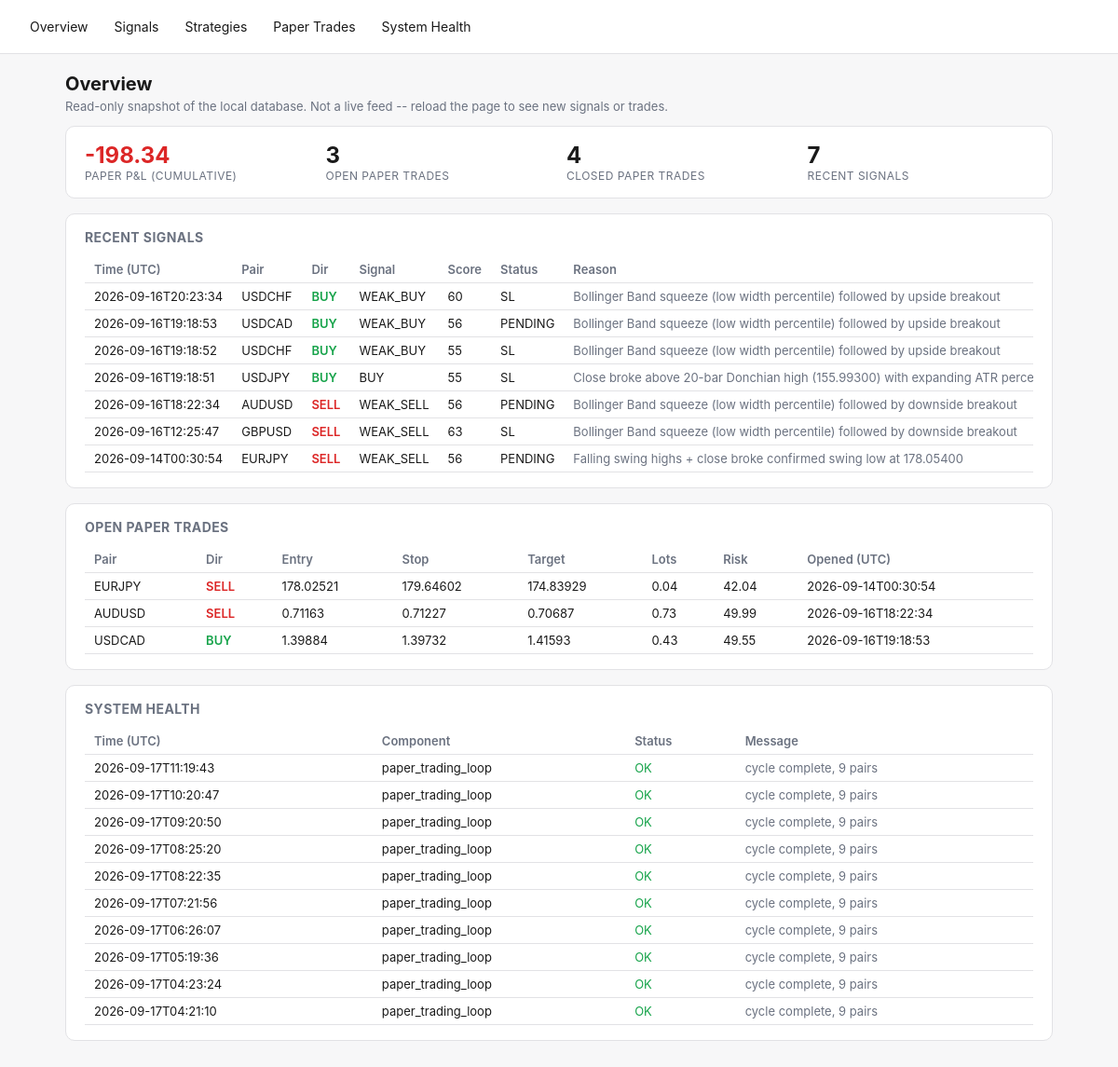
Before: / with the older database file.
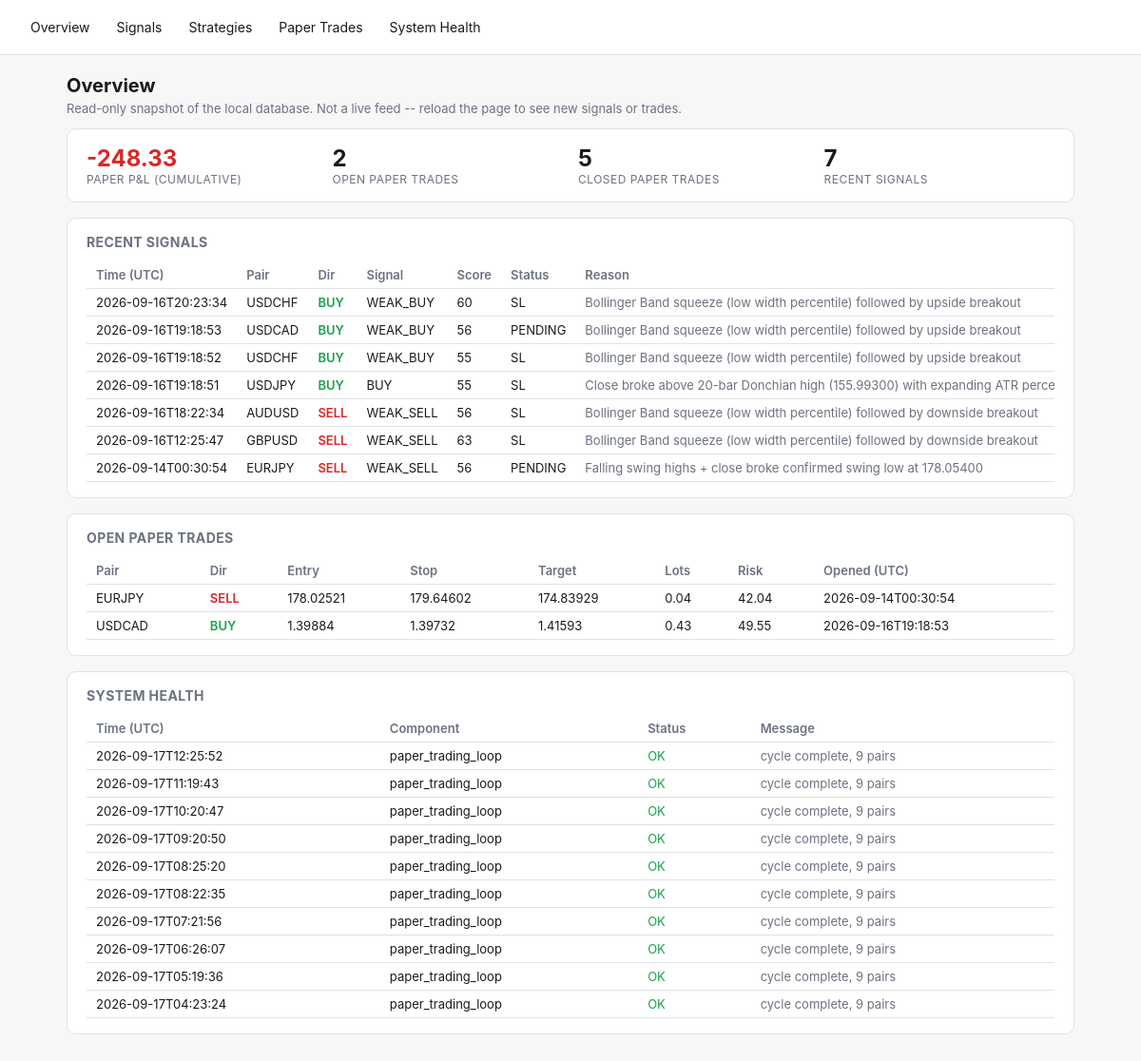
After: the same page with the newer database file.
### tables this page shows
CREATE TABLE signal_outcomes (
    signal_id TEXT PRIMARY KEY REFERENCES signals(id),
    resolved_at TEXT,
    outcome TEXT,          -- TP | SL | EXPIRED | INVALIDATED
    exit_price REAL,
    pnl_r REAL
);

CREATE TABLE signals (
    id TEXT PRIMARY KEY,
    pair TEXT NOT NULL,
    direction TEXT NOT NULL,
    overall_signal TEXT NOT NULL,
    score REAL NOT NULL,
    entry_low REAL, entry_high REAL, stop_loss REAL,
    take_profit_1 REAL, take_profit_2 REAL,
    spread_pips REAL,
    regime TEXT,
    strategies_agree_json TEXT,
    reason TEXT,
    status TEXT NOT NULL DEFAULT 'PENDING',
    created_at TEXT NOT NULL
, timeframe TEXT NOT NULL DEFAULT 'H4');

CREATE TABLE paper_trades (
    id INTEGER PRIMARY KEY AUTOINCREMENT,
    signal_id TEXT REFERENCES signals(id),
    pair TEXT NOT NULL,
    direction TEXT NOT NULL,
    entry_time TEXT NOT NULL,
    entry_price REAL NOT NULL,
    stop_loss REAL NOT NULL,
    take_profit REAL NOT NULL,
    lots REAL,                 -- position size at entry (fx_engine.position_sizing), if it could be computed
    risk_amount REAL,          -- dollar amount risked at entry, lots * stop_distance * pip_value
    exit_time TEXT,
    exit_price REAL,
    exit_reason TEXT,
    pnl_r REAL,
    pnl_amount REAL,           -- real dollar P&L = pnl_r * risk_amount (NULL if risk_amount unknown)
    created_at TEXT NOT NULL
, timeframe TEXT NOT NULL DEFAULT 'H4');

CREATE TABLE system_health (
    id INTEGER PRIMARY KEY AUTOINCREMENT,
    component TEXT NOT NULL,
    status TEXT NOT NULL,       -- OK | WARN | ERROR
    message TEXT,
    checked_at TEXT NOT NULL
);

### fx_engine/dashboard.py (the view)
    @app.route("/")
    def overview():
        d = get_db()
        signals = d.recent_signals(limit=10)
        health = d.recent_health(limit=10)
        open_trades = d.open_paper_trades()
        curve = d.paper_equity_curve()
        latest_equity = curve[-1]["cumulative"] if curve else 0.0
        return render_template(
            "overview.html", signals=signals, health=health, open_trades=open_trades,
            latest_equity=latest_equity, total_closed=len(curve),
        )

### fx_engine/db.py (called while the page is built)
    @contextmanager
    def _conn(self):
        conn = sqlite3.connect(self.path)
        conn.row_factory = sqlite3.Row
        try:
            yield conn
            conn.commit()
        finally:
            conn.close()

    def open_paper_trades(self) -> list[dict]:
        with self._conn() as conn:
            rows = conn.execute("SELECT * FROM paper_trades WHERE exit_time IS NULL").fetchall()
        return [dict(r) for r in rows]

    def recent_signals(self, limit: int = 50) -> list[dict]:
        with self._conn() as conn:
            rows = conn.execute(
                """SELECT s.*, o.outcome, o.pnl_r AS outcome_pnl_r, o.exit_price AS outcome_exit_price
                   FROM signals s LEFT JOIN signal_outcomes o ON o.signal_id = s.id
                   ORDER BY s.created_at DESC LIMIT ?""",
                (limit,),
            ).fetchall()
        return [dict(r) for r in rows]

    def recent_health(self, limit: int = 50) -> list[dict]:
        with self._conn() as conn:
            rows = conn.execute(
                "SELECT * FROM system_health ORDER BY id DESC LIMIT ?", (limit,),
            ).fetchall()
        return [dict(r) for r in rows]

### fx_engine/templates/overview.html (shortened to what this page needs)
{% extends "base.html" %}
{% block content %}
<h1>Overview</h1>
<p class="lede">Read-only snapshot of the local database. Not a live feed -- reload the page to see new signals or trades.</p>
<div class="card stat-row">
  <div class="stat">
    <div class="value" style="color:{{ 'var(--green)' if latest_equity >= 0 else 'var(--red)' }}">{{ "%.2f"|format(latest_equity) }}</div>
    <div class="label">Paper P&amp;L (cumulative)</div>
  </div>
  <div class="stat"><div class="value">{{ open_trades|length }}</div><div class="label">Open paper trades</div></div>
  <div class="stat"><div class="value">{{ total_closed }}</div><div class="label">Closed paper trades</div></div>
  <div class="stat"><div class="value">{{ signals|length }}</div><div class="label">Recent signals</div></div>
</div>
<div class="card">
  <h2>Recent Signals</h2>
  <div class="overflow">
  <table>
    <tr><th>Time (UTC)</th><th>Pair</th><th>Dir</th><th>Signal</th><th>Score</th><th>Status</th><th>Reason</th></tr>
    {% for s in signals %}
    <tr>
      <td>{{ s.created_at[:19] }}</td>
      <td>{{ s.pair }}</td>
      <td class="{{ 'buy' if s.direction=='BUY' else 'sell' }}">{{ s.direction }}</td>
      <td>{{ s.overall_signal }}</td>
      <td>{{ "%.0f"|format(s.score) }}</td>
      <td>{{ s.status }}</td>
      <td class="muted">{{ s.reason }}</td>
    </tr>
    {% else %}
    <tr><td colspan="7" class="muted">No signals yet -- run `python -m fx_engine.main signal-once` or `paper`.</td></tr>
    {% endfor %}
  </table>
  </div>
</div>
<div class="card">
  <h2>Open Paper Trades</h2>
  <div class="overflow">
  <table>
    <tr><th>Pair</th><th>Dir</th><th>Entry</th><th>Stop</th><th>Target</th><th>Lots</th><th>Risk</th><th>Opened (UTC)</th></tr>
    {% for t in open_trades %}
    <tr>
      <td>{{ t.pair }}</td>
      <td class="{{ 'buy' if t.direction=='BUY' else 'sell' }}">{{ t.direction }}</td>
      <td>{{ "%.5f"|format(t.entry_price) }}</td>
      <td>{{ "%.5f"|format(t.stop_loss) }}</td>
      <td>{{ "%.5f"|format(t.take_profit) }}</td>
      <td>{{ t.lots if t.lots is not none else "-" }}</td>
      <td>{{ "%.2f"|format(t.risk_amount) if t.risk_amount is not none else "-" }}</td>
      <td>{{ t.entry_time[:19] }}</td>
    </tr>
    {% else %}
    <tr><td colspan="8" class="muted">No open paper trades.</td></tr>
    {% endfor %}
  </table>
  </div>
</div>
<div class="card">
  <h2>System Health</h2>
  <div class="overflow">
  <table>
    <tr><th>Time (UTC)</th><th>Component</th><th>Status</th><th>Message</th></tr>
    {% for h in health %}
    <tr>
      <td>{{ h.checked_at[:19] }}</td>
      <td>{{ h.component }}</td>
      <td class="{{ 'ok' if h.status=='OK' else ('warn' if h.status=='WARN' else 'error') }}">{{ h.status }}</td>
      <td class="muted">{{ h.message }}</td>
    </tr>
    {% else %}
    <tr><td colspan="4" class="muted">No health checks logged yet.</td></tr>
    {% endfor %}
  </table>
  </div>
</div>
{% endblock %}

Changed rows visible on the page:
no longer on one of the page's lists (row edited): signals: created_at "2026-09-16T18:22:34", pair "AUDUSD", direction "SELL", overall_signal "WEAK_SELL", score "56", status "PENDING", reason "Bollinger Band squeeze (low width percentile) followed by downside breakout"
no longer on this page (row edited): paper_trades: pair "AUDUSD", direction "SELL", entry_price "0.71163", stop_loss "0.71227", take_profit "0.70687", lots "0.73", risk_amount "49.99", entry_time "2026-09-16T18:22:34"
no longer on this page (row unchanged): system_health: checked_at "2026-09-17T04:21:10", component "paper_trading_loop", status "OK", message "cycle complete, 9 pairs"
added signal_outcomes: created_at "2026-09-16T18:22:34", pair "AUDUSD", direction "SELL", overall_signal "WEAK_SELL", {{ "%.0f"|format(s.score) }} "56", status "SL", reason "Bollinger Band squeeze (low width percentile) followed by downside breakout"
added system_health: checked_at "2026-09-17T12:25:52", component "paper_trading_loop", status "OK", message "cycle complete, 9 pairs"
Other visible differences:
{{ "%.2f"|format(latest_equity) }}: "-198.34" → "-248.33"
{{ open_trades|length }}: "3" → "2"
{{ total_closed }}: "4" → "5"
